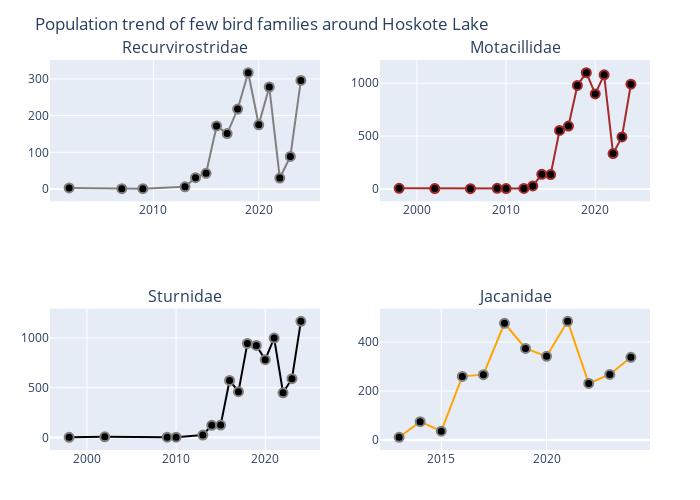

Notebook source saved alongside this figure:
### Code cell
# Plot the trend of Recurvirostridae, Motacillidae, Sturnidae and Jacanidae families 

using PlotlyJS

Recurvirostridae_plot() = scatter(
    x=result_Recurvirostridae.OBSERVATION_DATE_YEAR_ONLY,
    y=result_Recurvirostridae.count,
    mode="lines+markers",
    marker=attr(
        size=9,
        color="black",
        symbol="circle",
        line=attr(width=2, color="grey")
    ),
    line=attr(color="grey", width=2)
)

Motacillidae_plot() = scatter(
    x=result_Motacillidae.OBSERVATION_DATE_YEAR_ONLY,
    y=result_Motacillidae.count,
    mode="lines+markers",
    marker=attr(
        size=9,
        color="black",
        symbol="circle",
        line=attr(width=2, color="lightbrown")
    ),
    line=attr(color="brown", width=2)
)

Sturnidae_plot() = scatter(
    x=result_Sturnidae.OBSERVATION_DATE_YEAR_ONLY,
    y=result_Sturnidae.count,
    mode="lines+markers",
    marker=attr(
        size=9,
        color="black",
        symbol="circle",
        line=attr(width=2, color="grey")
    ),
    line=attr(color="darkbrown", width=2)
)

Jacanidae_plot() = scatter(
    x=result_Jacanidae.OBSERVATION_DATE_YEAR_ONLY,
    y=result_Jacanidae.count,
    mode="lines+markers",
    marker=attr(
        size=9,
        color="black",
        symbol="circle",
        line=attr(width=2, color="grey")
    ),
    line=attr(color="orange", width=2)
)

plot_Recurvirostridae = plot(Recurvirostridae_plot(), Layout(title="Recurvirostridae"))
plot_Motacillidae = plot(Motacillidae_plot(), Layout(title="Motacillidae"))
plot_Sturnidae = plot(Sturnidae_plot(), Layout(title="Sturnidae"))
plot_Jacanidae = plot(Jacanidae_plot(), Layout(title="Jacanidae"))

plot_family8 = [plot_Recurvirostridae plot_Motacillidae ; plot_Sturnidae plot_Jacanidae]

relayout!(plot_family8, 
    height = 500,
    width = 700,
    title="Population trend of few bird families around Hoskote Lake",
    showlegend = false,   
    )

plot_family8

### Figure 1 — Plotly figure (JSON) as saved in the notebook; plotly's stock layout.template omitted (floating-point values rounded to 4 significant figures)
{"data": [{"line": {"color": "grey", "width": 2}, "marker": {"color": "black", "line": {"color": "grey", "width": 2}, "size": 9, "symbol": "circle"}, "mode": "lines+markers", "type": "scatter", "x": [2002, 2007, 2009, 2013, 2014, 2015, 2016, 2017, 2018, 2019, 2020, 2021, 2022, 2023, 2024], "xaxis": "x1", "y": [3, 1, 1, 6, 31, 43, 172, 151, 218, 317, 175, 278, 30, 89, 296], "yaxis": "y1"}, {"line": {"color": "brown", "width": 2}, "marker": {"color": "black", "line": {"color": "lightbrown", "width": 2}, "size": 9, "symbol": "circle"}, "mode": "lines+markers", "type": "scatter", "x": [1998, 2002, 2006, 2009, 2010, 2012, 2013, 2014, 2015, 2016, 2017, 2018, 2019, 2020, 2021, 2022, 2023, 2024], "xaxis": "x2", "y": [5, 3, 2, 5, 3, 4, 28, 138, 136, 553, 595, 979, 1100, 899, 1080, 334, 492, 991], "yaxis": "y2"}, {"line": {"color": "darkbrown", "width": 2}, "marker": {"color": "black", "line": {"color": "grey", "width": 2}, "size": 9, "symbol": "circle"}, "mode": "lines+markers", "type": "scatter", "x": [1998, 2002, 2009, 2010, 2013, 2014, 2015, 2016, 2017, 2018, 2019, 2020, 2021, 2022, 2023, 2024], "xaxis": "x3", "y": [1, 6, 2, 2, 24, 122, 124, 573, 460, 946, 925, 782, 999, 449, 591, 1168], "yaxis": "y3"}, {"line": {"color": "orange", "width": 2}, "marker": {"color": "black", "line": {"color": "grey", "width": 2}, "size": 9, "symbol": "circle"}, "mode": "lines+markers", "type": "scatter", "x": [2013, 2014, 2015, 2016, 2017, 2018, 2019, 2020, 2021, 2022, 2023, 2024], "xaxis": "x4", "y": [11, 75, 36, 260, 267, 477, 374, 342, 485, 231, 268, 338], "yaxis": "y4"}], "layout": {"annotations": [{"font": {"size": 16}, "showarrow": false, "text": "Recurvirostridae", "x": 0.225, "xanchor": "center", "xref": "paper", "y": 1, "yanchor": "bottom", "yref": "paper"}, {"font": {"size": 16}, "showarrow": false, "text": "Motacillidae", "x": 0.775, "xanchor": "center", "xref": "paper", "y": 1, "yanchor": "bottom", "yref": "paper"}, {"font": {"size": 16}, "showarrow": false, "text": "Sturnidae", "x": 0.225, "xanchor": "center", "xref": "paper", "y": 0.3625, "yanchor": "bottom", "yref": "paper"}, {"font": {"size": 16}, "showarrow": false, "text": "Jacanidae", "x": 0.775, "xanchor": "center", "xref": "paper", "y": 0.3625, "yanchor": "bottom", "yref": "paper"}], "height": 500, "margin": {"b": 50, "l": 50, "r": 50, "t": 60}, "showlegend": false, "title": "Population trend of few bird families around Hoskote Lake", "width": 700, "xaxis1": {"anchor": "y1", "domain": [0, 0.45]}, "xaxis2": {"anchor": "y2", "domain": [0.55, 1]}, "xaxis3": {"anchor": "y3", "domain": [0, 0.45]}, "xaxis4": {"anchor": "y4", "domain": [0.55, 1]}, "yaxis1": {"anchor": "x1", "domain": [0.6375, 1]}, "yaxis2": {"anchor": "x2", "domain": [0.6375, 1]}, "yaxis3": {"anchor": "x3", "domain": [5.551e-17, 0.3625]}, "yaxis4": {"anchor": "x4", "domain": [5.551e-17, 0.3625]}}}
